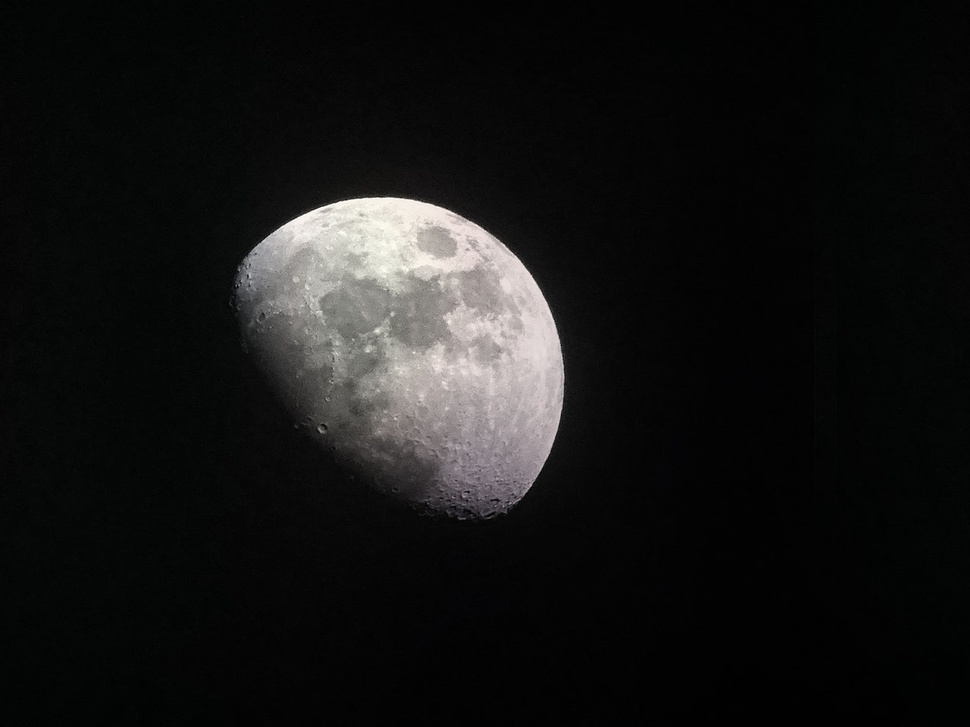
#> input picture Object Detection with Threshold/Media/Moon.jpg, 970 x 727 px, shrunk from 1280 x 960 before the run
$ python main.py
#> lines starting #> are read from the running program, lines starting #| are printed output that depends on the picture; after the words box and inside, x2 and y2 are one past the last pixel; in counts of white or black regions, pixels touching at a corner belong together
"""
@Project_Description:
    Apply threshold to image for detect the specified object.

@Author:
    Can Ali Ates
"""

# Import Libraries.
import os
import cv2

# Read Images as GrayScale.
moon = cv2.imread("Media/Moon.jpg", 0)
#> moon: shape (727, 970); min 0, max 255, mean 21.4
ball = cv2.imread("Media/Ball.jpg", 0)
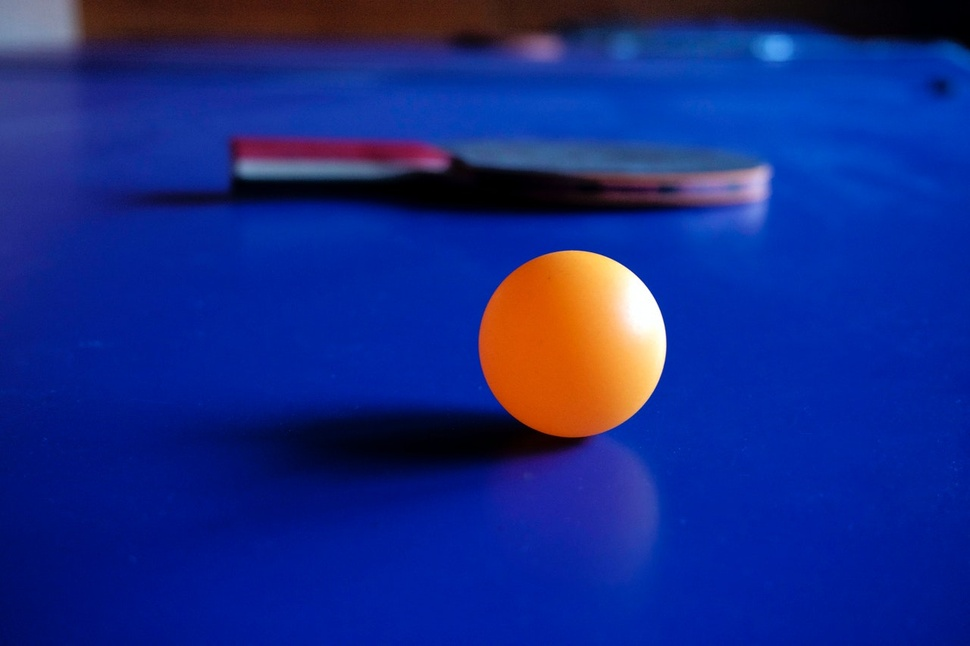
#> input picture Object Detection with Threshold/Media/Ball.jpg, 970 x 646 px, shrunk from 1280 x 853 before the run
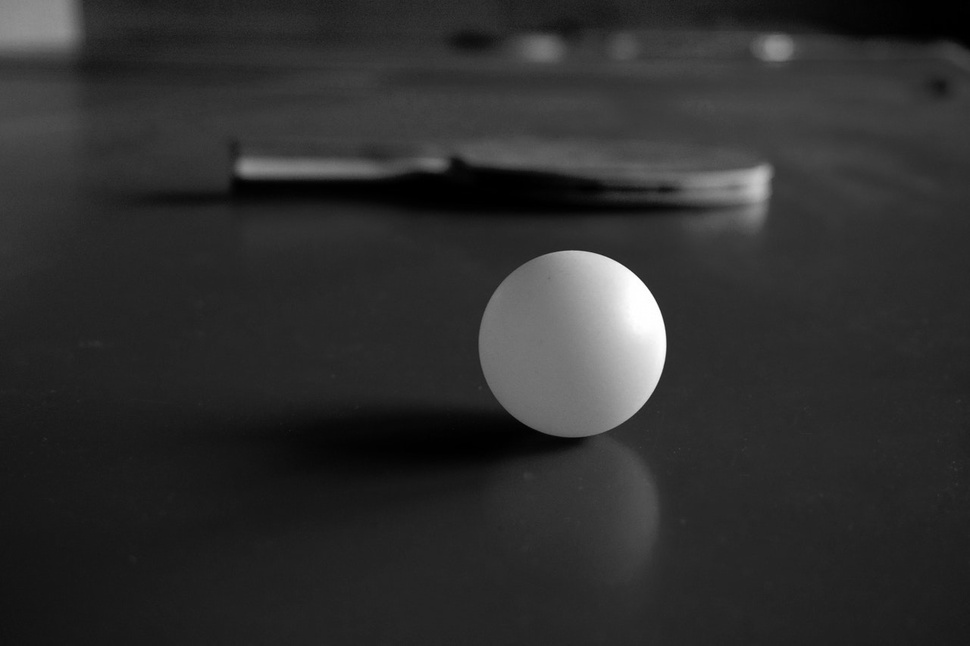
#> ball: shape (646, 970); min 0, max 255, mean 46.3

# Blur Images to Determine Specified Objects.
moon_median = cv2.medianBlur(moon, 45)
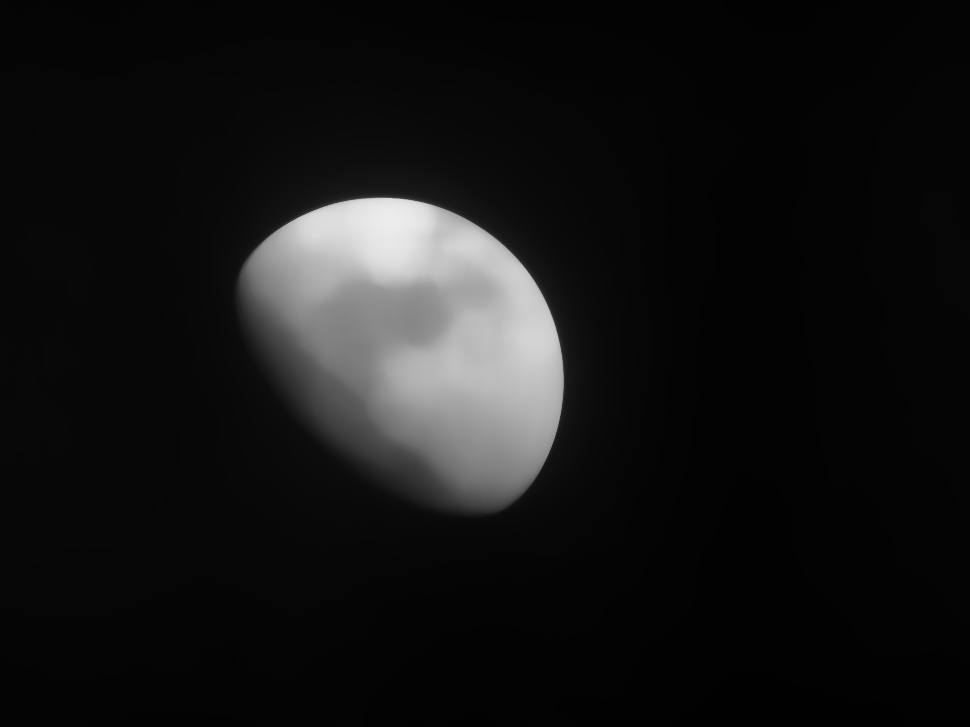
#> moon_median: shape (727, 970); min 1, max 236, mean 21
ball_median = cv2.medianBlur(ball, 49)

# Apply Multiple Blurring to Determine Tennis Ball Clearly.
for i in range(45):
    ball_median = cv2.medianBlur(ball_median, 49)
#> this loop made 45 passes
#> pass 1, `ball_median = cv2.medianBlur(ball_median, 49)`:
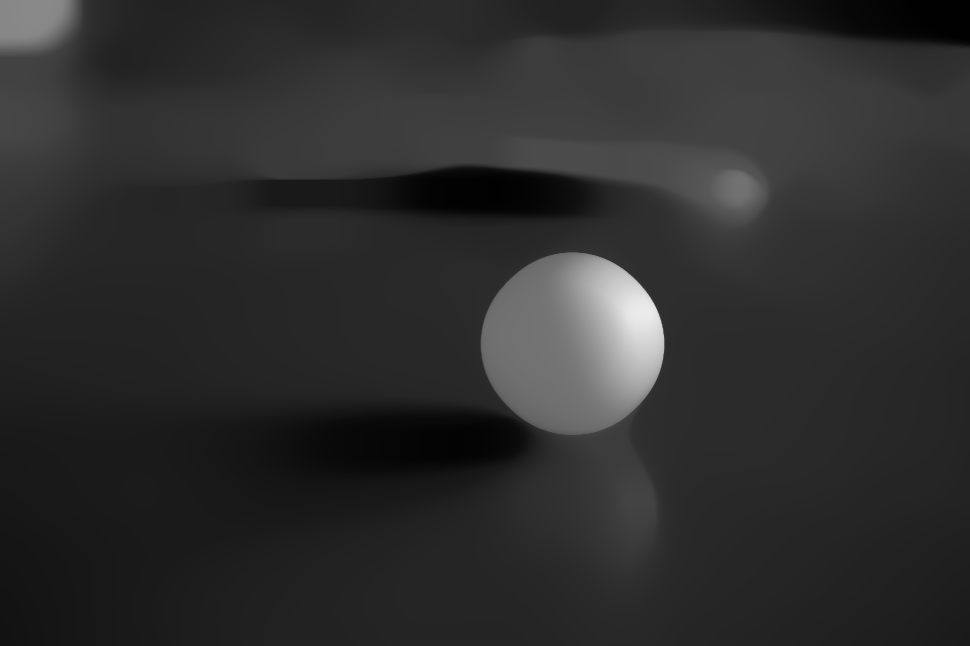
#> ball_median: shape (646, 970); min 1, max 235, mean 45.3
#> after the loop:
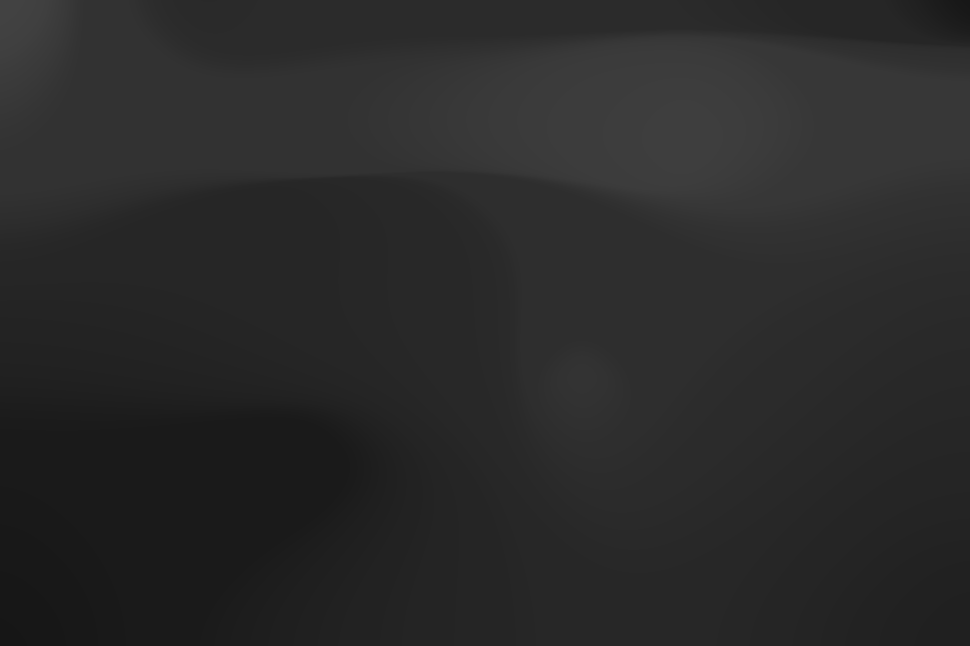
#> ball_median: shape (646, 970); min 22, max 66, mean 41.7

# Apply Threshold to Put Color Values Into 0 to 1 Range.
_, moon_threshold = cv2.threshold(moon_median, 30, 255, cv2.THRESH_BINARY)
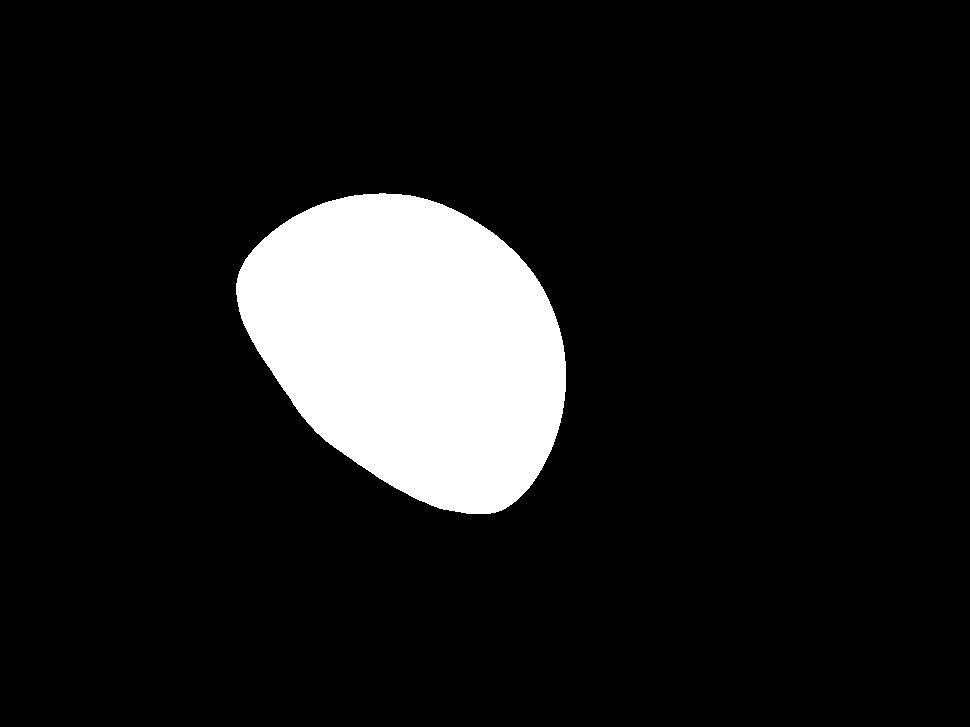
#> moon_threshold: shape (727, 970); 10.8% white; 1 white region, box (x1, y1, x2, y2) and area: (236, 193, 566, 514) 76443
_, ball_threshold = cv2.threshold(ball_median, 65, 255, cv2.THRESH_BINARY)
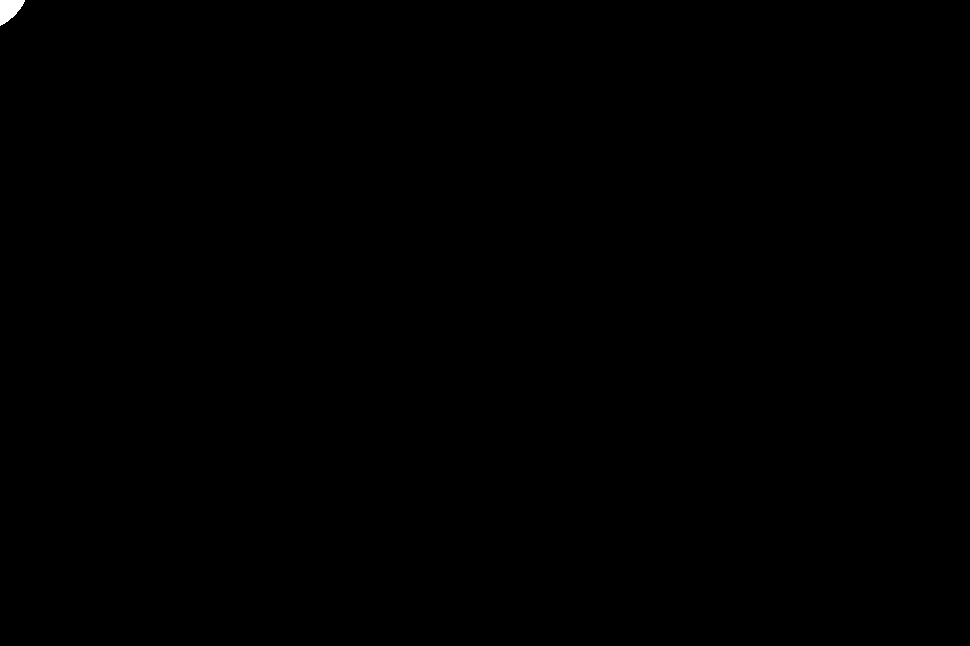
#> ball_threshold: shape (646, 970); 0.07% white; 1 white region, box (x1, y1, x2, y2) and area: (0, 0, 25, 26) 410

# Show Threshold Images.
cv2.imshow("Moon", moon_threshold)
cv2.imshow("Ball", ball_threshold)

# Create Directory to Save Threshold Images.
if not os.path.isdir("Output"):
    os.mkdir("Output")

# Save Threshold Images.
cv2.imwrite("Output/Moon_Threshold.jpg", moon_threshold)
cv2.imwrite("Output/Ball_Threshold.jpg", ball_threshold)

# Close All Windows.
cv2.waitKey(0)
cv2.destroyAllWindows()
